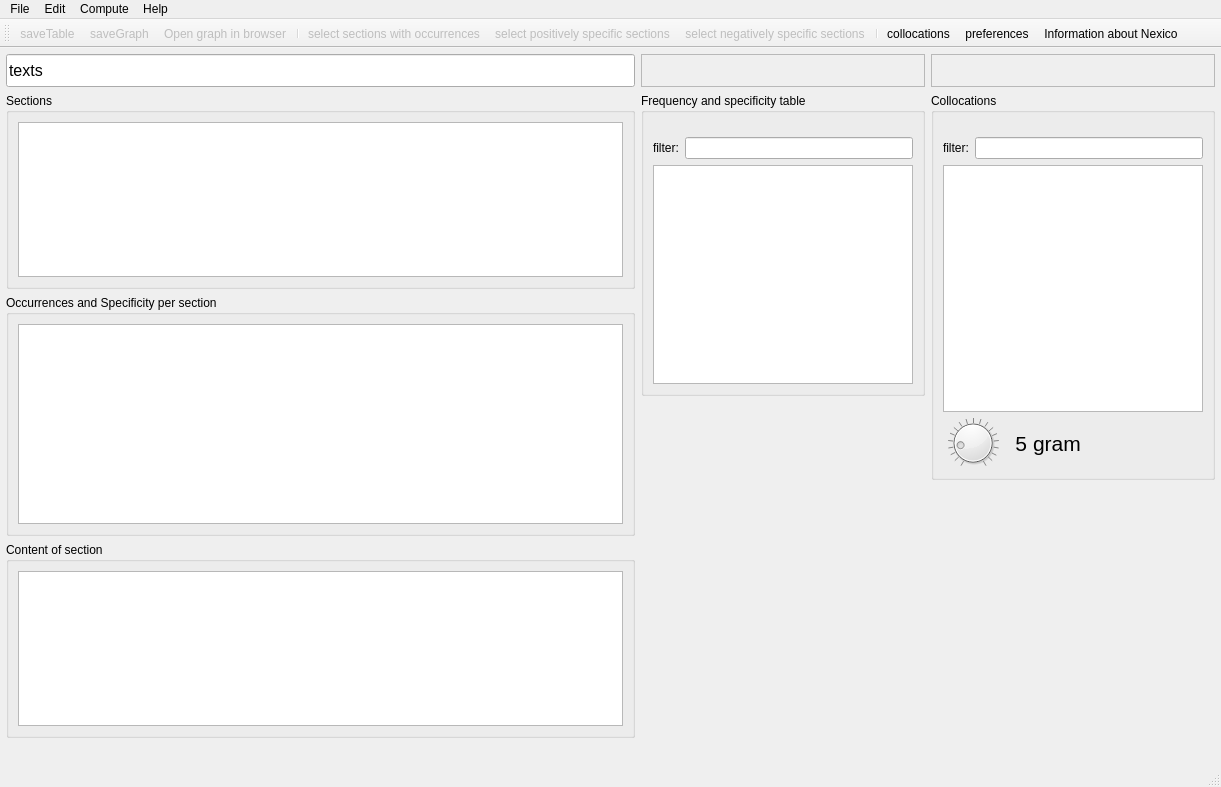
<?xml version="1.0" encoding="UTF-8"?>
<ui version="4.0">
 <class>MainWindow</class>
 <widget class="QMainWindow" name="MainWindow">
  <property name="geometry">
   <rect>
    <x>0</x>
    <y>0</y>
    <width>1221</width>
    <height>787</height>
   </rect>
  </property>
  <property name="windowTitle">
   <string>Nexico!</string>
  </property>
  <property name="windowIcon">
   <iconset resource="groressources.qrc">
    <normaloff>:/images/images/n.png</normaloff>:/images/images/n.png</iconset>
  </property>
  <property name="unifiedTitleAndToolBarOnMac">
   <bool>true</bool>
  </property>
  <widget class="QWidget" name="centralwidget">
   <widget class="QWidget" name="westwidget" native="true">
    <property name="geometry">
     <rect>
      <x>6</x>
      <y>6</y>
      <width>629</width>
      <height>684</height>
     </rect>
    </property>
    <layout class="QGridLayout" name="gridLayout_5">
     <item row="0" column="0">
      <widget class="QLineEdit" name="fileNameEdit">
       <property name="minimumSize">
        <size>
         <width>0</width>
         <height>33</height>
        </size>
       </property>
       <property name="font">
        <font>
         <pointsize>12</pointsize>
        </font>
       </property>
       <property name="inputMask">
        <string notr="true"/>
       </property>
       <property name="text">
        <string>texts</string>
       </property>
       <property name="frame">
        <bool>true</bool>
       </property>
       <property name="readOnly">
        <bool>true</bool>
       </property>
       <property name="placeholderText">
        <string>file name</string>
       </property>
      </widget>
     </item>
     <item row="1" column="0">
      <widget class="QGroupBox" name="mapBox">
       <property name="title">
        <string>Sections</string>
       </property>
       <layout class="QGridLayout" name="gridLayout">
        <item row="0" column="0">
         <widget class="QListWidget" name="sectionMap">
          <property name="sizePolicy">
           <sizepolicy hsizetype="Preferred" vsizetype="Expanding">
            <horstretch>0</horstretch>
            <verstretch>0</verstretch>
           </sizepolicy>
          </property>
          <property name="minimumSize">
           <size>
            <width>0</width>
            <height>0</height>
           </size>
          </property>
          <property name="selectionMode">
           <enum>QAbstractItemView::ExtendedSelection</enum>
          </property>
          <property name="flow">
           <enum>QListView::LeftToRight</enum>
          </property>
          <property name="isWrapping" stdset="0">
           <bool>true</bool>
          </property>
         </widget>
        </item>
       </layout>
      </widget>
     </item>
     <item row="2" column="0">
      <widget class="QGroupBox" name="graphicsBox">
       <property name="title">
        <string>Occurrences and Specificity per section</string>
       </property>
       <layout class="QGridLayout" name="gridLayout_3">
        <item row="0" column="0">
         <widget class="QGraphicsView" name="graphicsView">
          <property name="sizePolicy">
           <sizepolicy hsizetype="Preferred" vsizetype="Fixed">
            <horstretch>0</horstretch>
            <verstretch>0</verstretch>
           </sizepolicy>
          </property>
          <property name="minimumSize">
           <size>
            <width>0</width>
            <height>200</height>
           </size>
          </property>
          <property name="maximumSize">
           <size>
            <width>16777215</width>
            <height>200</height>
           </size>
          </property>
         </widget>
        </item>
       </layout>
      </widget>
     </item>
     <item row="3" column="0">
      <widget class="QGroupBox" name="sectionBox">
       <property name="title">
        <string>Content of section</string>
       </property>
       <layout class="QGridLayout" name="gridLayout_4">
        <item row="0" column="0">
         <widget class="QTextBrowser" name="editSection">
          <property name="sizePolicy">
           <sizepolicy hsizetype="Preferred" vsizetype="Expanding">
            <horstretch>0</horstretch>
            <verstretch>0</verstretch>
           </sizepolicy>
          </property>
          <property name="undoRedoEnabled">
           <bool>true</bool>
          </property>
          <property name="readOnly">
           <bool>false</bool>
          </property>
         </widget>
        </item>
       </layout>
      </widget>
     </item>
    </layout>
   </widget>
   <widget class="QWidget" name="eastwidget" native="true">
    <property name="geometry">
     <rect>
      <x>641</x>
      <y>6</y>
      <width>284</width>
      <height>342</height>
     </rect>
    </property>
    <layout class="QVBoxLayout" name="verticalLayout">
     <item>
      <widget class="QLabel" name="nexicolabel">
       <property name="sizePolicy">
        <sizepolicy hsizetype="Preferred" vsizetype="Minimum">
         <horstretch>0</horstretch>
         <verstretch>0</verstretch>
        </sizepolicy>
       </property>
       <property name="minimumSize">
        <size>
         <width>0</width>
         <height>33</height>
        </size>
       </property>
       <property name="maximumSize">
        <size>
         <width>16777215</width>
         <height>33</height>
        </size>
       </property>
       <property name="frameShape">
        <enum>QFrame::StyledPanel</enum>
       </property>
       <property name="frameShadow">
        <enum>QFrame::Raised</enum>
       </property>
       <property name="text">
        <string/>
       </property>
       <property name="pixmap">
        <pixmap resource="groressources.qrc">:/images/images/nexico.png</pixmap>
       </property>
       <property name="alignment">
        <set>Qt::AlignCenter</set>
       </property>
      </widget>
     </item>
     <item>
      <widget class="QGroupBox" name="tableBox">
       <property name="minimumSize">
        <size>
         <width>0</width>
         <height>0</height>
        </size>
       </property>
       <property name="title">
        <string>Frequency and specificity table</string>
       </property>
       <layout class="QGridLayout" name="gridLayout_7">
        <item row="1" column="0">
         <widget class="QTableWidget" name="wordTableWidget">
          <property name="sizePolicy">
           <sizepolicy hsizetype="Minimum" vsizetype="Expanding">
            <horstretch>0</horstretch>
            <verstretch>0</verstretch>
           </sizepolicy>
          </property>
          <property name="font">
           <font>
            <pointsize>8</pointsize>
           </font>
          </property>
          <property name="lineWidth">
           <number>0</number>
          </property>
          <property name="sortingEnabled">
           <bool>true</bool>
          </property>
          <attribute name="verticalHeaderDefaultSectionSize">
           <number>28</number>
          </attribute>
          <attribute name="verticalHeaderMinimumSectionSize">
           <number>17</number>
          </attribute>
          <attribute name="verticalHeaderShowSortIndicator" stdset="0">
           <bool>false</bool>
          </attribute>
          <attribute name="verticalHeaderStretchLastSection">
           <bool>false</bool>
          </attribute>
         </widget>
        </item>
        <item row="0" column="0">
         <layout class="QGridLayout" name="gridLayout_2">
          <item row="1" column="0">
           <widget class="QLabel" name="label">
            <property name="sizePolicy">
             <sizepolicy hsizetype="Fixed" vsizetype="Preferred">
              <horstretch>0</horstretch>
              <verstretch>0</verstretch>
             </sizepolicy>
            </property>
            <property name="text">
             <string>filter:</string>
            </property>
           </widget>
          </item>
          <item row="1" column="1">
           <widget class="QLineEdit" name="filter">
            <property name="sizePolicy">
             <sizepolicy hsizetype="Preferred" vsizetype="Preferred">
              <horstretch>0</horstretch>
              <verstretch>0</verstretch>
             </sizepolicy>
            </property>
           </widget>
          </item>
          <item row="0" column="0" colspan="2">
           <widget class="QLabel" name="pageNameLabel">
            <property name="font">
             <font>
              <pointsize>6</pointsize>
              <weight>75</weight>
              <italic>true</italic>
              <bold>true</bold>
             </font>
            </property>
            <property name="text">
             <string/>
            </property>
           </widget>
          </item>
         </layout>
        </item>
       </layout>
      </widget>
     </item>
    </layout>
    <zorder>tableBox</zorder>
    <zorder>nexicolabel</zorder>
   </widget>
   <widget class="QWidget" name="widget" native="true">
    <property name="geometry">
     <rect>
      <x>931</x>
      <y>6</y>
      <width>284</width>
      <height>426</height>
     </rect>
    </property>
    <layout class="QGridLayout" name="gridLayout_8">
     <item row="1" column="0">
      <widget class="QGroupBox" name="colloGroupBox">
       <property name="sizePolicy">
        <sizepolicy hsizetype="Minimum" vsizetype="Preferred">
         <horstretch>0</horstretch>
         <verstretch>0</verstretch>
        </sizepolicy>
       </property>
       <property name="title">
        <string>Collocations</string>
       </property>
       <layout class="QGridLayout" name="gridLayout_11">
        <item row="0" column="0">
         <layout class="QGridLayout" name="gridLayout_9">
          <item row="1" column="0">
           <widget class="QLabel" name="label_2">
            <property name="sizePolicy">
             <sizepolicy hsizetype="Fixed" vsizetype="Preferred">
              <horstretch>0</horstretch>
              <verstretch>0</verstretch>
             </sizepolicy>
            </property>
            <property name="text">
             <string>filter:</string>
            </property>
           </widget>
          </item>
          <item row="1" column="1">
           <widget class="QLineEdit" name="colfilter">
            <property name="sizePolicy">
             <sizepolicy hsizetype="Preferred" vsizetype="Preferred">
              <horstretch>0</horstretch>
              <verstretch>0</verstretch>
             </sizepolicy>
            </property>
           </widget>
          </item>
          <item row="0" column="0" colspan="2">
           <widget class="QLabel" name="colpageNameLabel">
            <property name="font">
             <font>
              <pointsize>6</pointsize>
              <weight>75</weight>
              <italic>true</italic>
              <bold>true</bold>
             </font>
            </property>
            <property name="text">
             <string/>
            </property>
           </widget>
          </item>
         </layout>
        </item>
        <item row="1" column="0">
         <widget class="QTableWidget" name="collocTableWidget">
          <property name="sizePolicy">
           <sizepolicy hsizetype="Minimum" vsizetype="Expanding">
            <horstretch>0</horstretch>
            <verstretch>0</verstretch>
           </sizepolicy>
          </property>
          <property name="font">
           <font>
            <pointsize>8</pointsize>
           </font>
          </property>
          <property name="sortingEnabled">
           <bool>true</bool>
          </property>
          <attribute name="verticalHeaderDefaultSectionSize">
           <number>28</number>
          </attribute>
          <attribute name="verticalHeaderMinimumSectionSize">
           <number>17</number>
          </attribute>
         </widget>
        </item>
        <item row="2" column="0">
         <layout class="QHBoxLayout" name="horizontalLayout">
          <item>
           <widget class="QDial" name="ngraDial">
            <property name="maximumSize">
             <size>
              <width>60</width>
              <height>60</height>
             </size>
            </property>
            <property name="minimum">
             <number>2</number>
            </property>
            <property name="maximum">
             <number>20</number>
            </property>
            <property name="pageStep">
             <number>1</number>
            </property>
            <property name="value">
             <number>5</number>
            </property>
            <property name="sliderPosition">
             <number>5</number>
            </property>
            <property name="tracking">
             <bool>false</bool>
            </property>
            <property name="orientation">
             <enum>Qt::Horizontal</enum>
            </property>
            <property name="wrapping">
             <bool>false</bool>
            </property>
            <property name="notchesVisible">
             <bool>true</bool>
            </property>
           </widget>
          </item>
          <item>
           <widget class="QLabel" name="ngratext">
            <property name="sizePolicy">
             <sizepolicy hsizetype="Fixed" vsizetype="Preferred">
              <horstretch>0</horstretch>
              <verstretch>0</verstretch>
             </sizepolicy>
            </property>
            <property name="minimumSize">
             <size>
              <width>18</width>
              <height>0</height>
             </size>
            </property>
            <property name="font">
             <font>
              <pointsize>16</pointsize>
              <weight>50</weight>
              <italic>false</italic>
              <bold>false</bold>
             </font>
            </property>
            <property name="layoutDirection">
             <enum>Qt::LeftToRight</enum>
            </property>
            <property name="text">
             <string>5</string>
            </property>
            <property name="scaledContents">
             <bool>true</bool>
            </property>
            <property name="alignment">
             <set>Qt::AlignRight|Qt::AlignTrailing|Qt::AlignVCenter</set>
            </property>
           </widget>
          </item>
          <item>
           <widget class="QLabel" name="gram">
            <property name="font">
             <font>
              <pointsize>16</pointsize>
             </font>
            </property>
            <property name="text">
             <string>gram</string>
            </property>
           </widget>
          </item>
          <item>
           <widget class="QPushButton" name="graphButton">
            <property name="toolTip">
             <string>graphical representation</string>
            </property>
            <property name="text">
             <string/>
            </property>
            <property name="icon">
             <iconset resource="groressources.qrc">
              <normaloff>:/images/images/graph.png</normaloff>:/images/images/graph.png</iconset>
            </property>
            <property name="iconSize">
             <size>
              <width>60</width>
              <height>60</height>
             </size>
            </property>
            <property name="shortcut">
             <string>Ctrl+G</string>
            </property>
            <property name="checkable">
             <bool>true</bool>
            </property>
            <property name="checked">
             <bool>false</bool>
            </property>
            <property name="flat">
             <bool>true</bool>
            </property>
           </widget>
          </item>
         </layout>
        </item>
       </layout>
      </widget>
     </item>
     <item row="0" column="0">
      <widget class="QLabel" name="collocationlabel">
       <property name="sizePolicy">
        <sizepolicy hsizetype="Preferred" vsizetype="Minimum">
         <horstretch>0</horstretch>
         <verstretch>0</verstretch>
        </sizepolicy>
       </property>
       <property name="minimumSize">
        <size>
         <width>0</width>
         <height>33</height>
        </size>
       </property>
       <property name="maximumSize">
        <size>
         <width>16777215</width>
         <height>33</height>
        </size>
       </property>
       <property name="frameShape">
        <enum>QFrame::StyledPanel</enum>
       </property>
       <property name="frameShadow">
        <enum>QFrame::Raised</enum>
       </property>
       <property name="text">
        <string/>
       </property>
       <property name="pixmap">
        <pixmap resource="groressources.qrc">:/images/images/magnet.png</pixmap>
       </property>
       <property name="scaledContents">
        <bool>false</bool>
       </property>
       <property name="alignment">
        <set>Qt::AlignCenter</set>
       </property>
      </widget>
     </item>
    </layout>
   </widget>
  </widget>
  <widget class="QMenuBar" name="menubar">
   <property name="geometry">
    <rect>
     <x>0</x>
     <y>0</y>
     <width>1221</width>
     <height>30</height>
    </rect>
   </property>
   <widget class="QMenu" name="menuFile">
    <property name="title">
     <string>File</string>
    </property>
    <addaction name="actionSaveTable"/>
    <addaction name="actionSaveGraph"/>
   </widget>
   <widget class="QMenu" name="menuCompute">
    <property name="title">
     <string>Compute</string>
    </property>
    <addaction name="actionSelect_sections_with_occurrences"/>
    <addaction name="actionSelectposspecificsections"/>
    <addaction name="actionSelectnegspecificsections"/>
    <addaction name="actionComputeSpecificity"/>
   </widget>
   <widget class="QMenu" name="menuHelp">
    <property name="title">
     <string>Help</string>
    </property>
    <addaction name="actionInformationNexico"/>
   </widget>
   <widget class="QMenu" name="menuEdit">
    <property name="title">
     <string>Edit</string>
    </property>
    <addaction name="actionCopyGraphToClipboard"/>
   </widget>
   <addaction name="menuFile"/>
   <addaction name="menuEdit"/>
   <addaction name="menuCompute"/>
   <addaction name="menuHelp"/>
  </widget>
  <widget class="QStatusBar" name="statusbar"/>
  <widget class="QToolBar" name="toolBar">
   <property name="windowTitle">
    <string>toolBar</string>
   </property>
   <attribute name="toolBarArea">
    <enum>TopToolBarArea</enum>
   </attribute>
   <attribute name="toolBarBreak">
    <bool>false</bool>
   </attribute>
   <addaction name="actionSaveTable"/>
   <addaction name="actionSaveGraph"/>
   <addaction name="actionOpen_graph_in_browser"/>
   <addaction name="separator"/>
   <addaction name="actionSelect_sections_with_occurrences"/>
   <addaction name="actionSelectposspecificsections"/>
   <addaction name="actionSelectnegspecificsections"/>
   <addaction name="separator"/>
   <addaction name="actionCollocations"/>
   <addaction name="actionPreferences"/>
   <addaction name="actionInformationNexico"/>
  </widget>
  <action name="actionOpenText">
   <property name="icon">
    <iconset resource="groressources.qrc">
     <normaloff>:/images/images/fileopen.png</normaloff>:/images/images/fileopen.png</iconset>
   </property>
   <property name="text">
    <string>OpenText</string>
   </property>
   <property name="shortcut">
    <string>Ctrl+O</string>
   </property>
  </action>
  <action name="actionSaveTable">
   <property name="enabled">
    <bool>false</bool>
   </property>
   <property name="icon">
    <iconset resource="groressources.qrc">
     <normaloff>:/images/images/compfile.png</normaloff>:/images/images/compfile.png</iconset>
   </property>
   <property name="text">
    <string>saveTable</string>
   </property>
   <property name="toolTip">
    <string>save the current specificity table</string>
   </property>
   <property name="shortcut">
    <string>Ctrl+S</string>
   </property>
  </action>
  <action name="actionComputeSpecificity">
   <property name="enabled">
    <bool>false</bool>
   </property>
   <property name="icon">
    <iconset resource="groressources.qrc">
     <normaloff>:/images/images/hyper.png</normaloff>:/images/images/hyper.png</iconset>
   </property>
   <property name="text">
    <string>ComputeSpecificity</string>
   </property>
  </action>
  <action name="actionInformationNexico">
   <property name="icon">
    <iconset resource="groressources.qrc">
     <normaloff>:/images/images/NexicoN.png</normaloff>:/images/images/NexicoN.png</iconset>
   </property>
   <property name="text">
    <string>Information about Nexico</string>
   </property>
  </action>
  <action name="actionSelect_sections_with_occurrences">
   <property name="enabled">
    <bool>false</bool>
   </property>
   <property name="icon">
    <iconset resource="groressources.qrc">
     <normaloff>:/images/images/pinksquare.png</normaloff>:/images/images/pinksquare.png</iconset>
   </property>
   <property name="text">
    <string>select sections with occurrences</string>
   </property>
   <property name="toolTip">
    <string>select sections with occurrences of the currently selected word</string>
   </property>
   <property name="shortcut">
    <string>Ctrl+P</string>
   </property>
  </action>
  <action name="actionSelectposspecificsections">
   <property name="enabled">
    <bool>false</bool>
   </property>
   <property name="icon">
    <iconset resource="groressources.qrc">
     <normaloff>:/images/images/boxpositive.png</normaloff>:/images/images/boxpositive.png</iconset>
   </property>
   <property name="text">
    <string>select positively specific sections</string>
   </property>
  </action>
  <action name="actionSelectnegspecificsections">
   <property name="enabled">
    <bool>false</bool>
   </property>
   <property name="icon">
    <iconset resource="groressources.qrc">
     <normaloff>:/images/images/boxnegative.png</normaloff>:/images/images/boxnegative.png</iconset>
   </property>
   <property name="text">
    <string>select negatively specific sections</string>
   </property>
  </action>
  <action name="actionSaveGraph">
   <property name="enabled">
    <bool>false</bool>
   </property>
   <property name="icon">
    <iconset resource="groressources.qrc">
     <normaloff>:/images/images/filesave.png</normaloff>:/images/images/filesave.png</iconset>
   </property>
   <property name="text">
    <string>saveGraph</string>
   </property>
   <property name="toolTip">
    <string>save the current specificity graph</string>
   </property>
   <property name="shortcut">
    <string>Ctrl+G</string>
   </property>
  </action>
  <action name="actionCopyGraphToClipboard">
   <property name="icon">
    <iconset resource="groressources.qrc">
     <normaloff>:/images/images/editcopy.png</normaloff>:/images/images/editcopy.png</iconset>
   </property>
   <property name="text">
    <string>copy Graph To Clipboard</string>
   </property>
   <property name="toolTip">
    <string>copy the currently shown graph to the clipboard</string>
   </property>
   <property name="shortcut">
    <string>Ctrl+C</string>
   </property>
  </action>
  <action name="actionCollocations">
   <property name="checkable">
    <bool>true</bool>
   </property>
   <property name="checked">
    <bool>false</bool>
   </property>
   <property name="icon">
    <iconset resource="groressources.qrc">
     <normaloff>:/images/images/magnet.png</normaloff>:/images/images/magnet.png</iconset>
   </property>
   <property name="text">
    <string>collocations</string>
   </property>
  </action>
  <action name="actionOpen_graph_in_browser">
   <property name="enabled">
    <bool>false</bool>
   </property>
   <property name="icon">
    <iconset resource="groressources.qrc">
     <normaloff>:/images/images/firefox.png</normaloff>:/images/images/firefox.png</iconset>
   </property>
   <property name="text">
    <string>Open graph in browser</string>
   </property>
   <property name="toolTip">
    <string>opens a new browser window to view the current graph</string>
   </property>
  </action>
  <action name="actionPreferences">
   <property name="icon">
    <iconset resource="groressources.qrc">
     <normaloff>:/images/images/setup.png</normaloff>:/images/images/setup.png</iconset>
   </property>
   <property name="text">
    <string>preferences</string>
   </property>
  </action>
 </widget>
 <resources>
  <include location="groressources.qrc"/>
 </resources>
 <connections>
  <connection>
   <sender>ngraDial</sender>
   <signal>sliderMoved(int)</signal>
   <receiver>ngratext</receiver>
   <slot>setNum(int)</slot>
   <hints>
    <hint type="sourcelabel">
     <x>999</x>
     <y>696</y>
    </hint>
    <hint type="destinationlabel">
     <x>1101</x>
     <y>710</y>
    </hint>
   </hints>
  </connection>
 </connections>
</ui>
